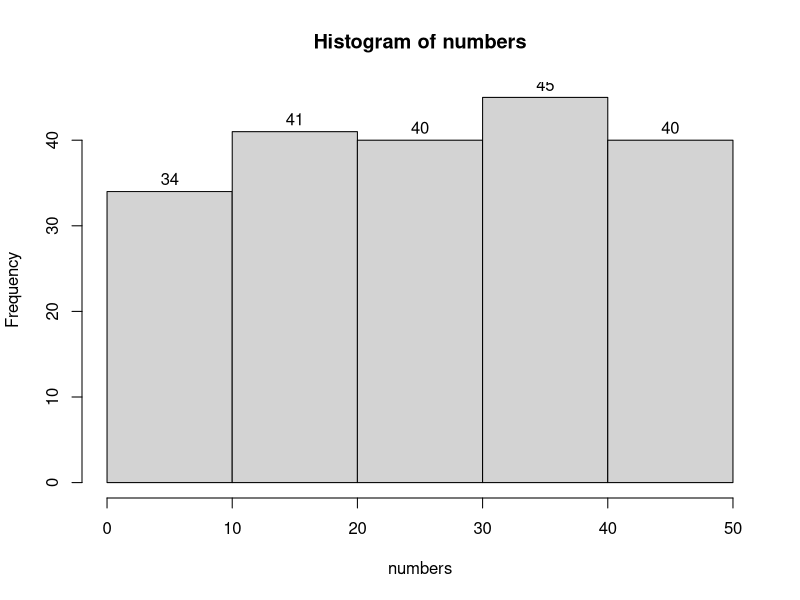

This figure's R source:
## ---- chunk 1
# We are creating a vector c and we are populating it with 15 values
# Then we assign it to a variable called Age

Age <- c(18, 18, 20, 32, 45, 33, 19, 19, 20, 58, 63, 21, 19, 19, 18)

# If we call the variable Age we will get all 15 values
Age

# But we can also access any of the 15 entries we want by calling its "location"
Age[7]
## ---- chunk 2
# We are creating a vector c and we are populating it with 5 prices.
# The prices could be in £ or any other currency (we only type the value in).
# Then we assign our vector to a variable called Prices.

Prices <- c(115, 120, 200, 300, 500)

# call Price to see the values in the console

Prices

# We now want a new variable that will include the old prices doubled.
# We can call the new variable anything we want, let us call it Newprices

Newprices <- 2*Prices
# call Price to see the values in the console
Newprices

## ---- chunk 3
Shopping <- list(c("butter", "milk", "eggs"), 50, "Monday", "Coffee", TRUE)

Shopping

Shopping[[4]]
## ---- chunk 4
work <- data.frame(participant = c("1001", "1002", "1003", "1004"),  
  gender = c("female", "male", "female", "other"), strikesupport = c("yes", "no", "yes","no"))

work

work$participant

work$participant[2]

work[2]
## ---- chunk 5
gender <- factor(c("female", "male", "other", "female"))

gender

attributes(gender)

## ---- chunk 6

# I am using a R function called sample.int()
# This function creates random integer numbers
numbers <- sample.int(10, 5, replace = TRUE)

numbers

## ---- chunk 7
# Similarly as above, I will call sample.int()
# But this time I need 200 numbers between 1 and 50.
# See how my arguments have now changed.
numbers <- sample.int(50, 200, replace = TRUE)
numbers

# Now we will call a new function to help us group our data.
# First put them in 5 groups. The numbers in c() declare the numbers that define each group.

groups <- cut(numbers, breaks = c(0,10,20,30,40,50), right = TRUE)

# Now I can produce my frequency table using another function
summary(groups)


# We will now use a new function called hist that creates histograms.
# Note that this function has to work with the original numbers
# and not with the groups.


hist(numbers, breaks = 5, labels = TRUE)
